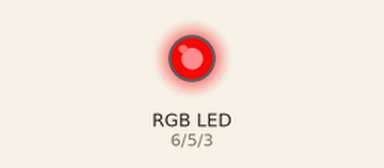
Simulated run of this sketch. Board: Arduino Uno, built with avr-gcc and run on an emulated ATmega328P. Parts: an RGB LED mixed from three pins (HIGH = lit). Dim RGB values are drawn brighter than linear.

Above: at 0.05 s.
At 0.9 s:
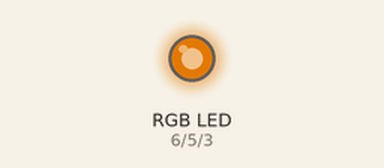
At 1.8 s:
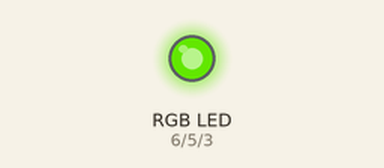
At 3.6 s:
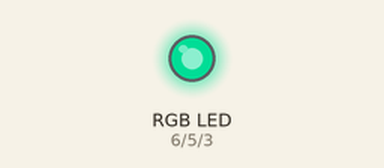
At 5.4 s:
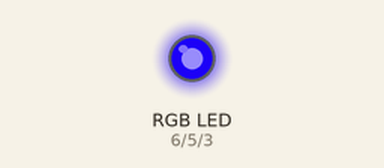
At 7.2 s:
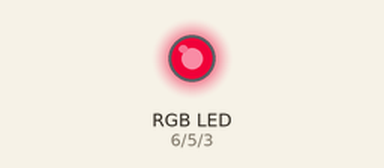
Timing chart, 0 to 10.0 s (numbered marks = the images above):
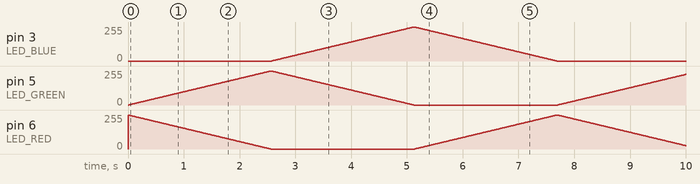

The sketch:

zad3.ino
```cpp
#define LED_RED 6
#define LED_GREEN 5
#define LED_BLUE 3

const int leds[3] = {LED_RED, LED_GREEN, LED_BLUE};

int current = 0;

void setup()
{
  pinMode(LED_RED, OUTPUT);
  pinMode(LED_GREEN, OUTPUT);
  pinMode(LED_BLUE, OUTPUT);

  analogWrite(LED_RED, 255);
  analogWrite(LED_GREEN, 0);
  analogWrite(LED_BLUE, 0);
}

void loop()
{
  int next = (current + 1) % 3;

  for (int i = 0; i <= 255; i++)
  {
    analogWrite(leds[current], 255 - i);
    analogWrite(leds[next], i);
    delay(10);
  }

  current = next;
}
```
